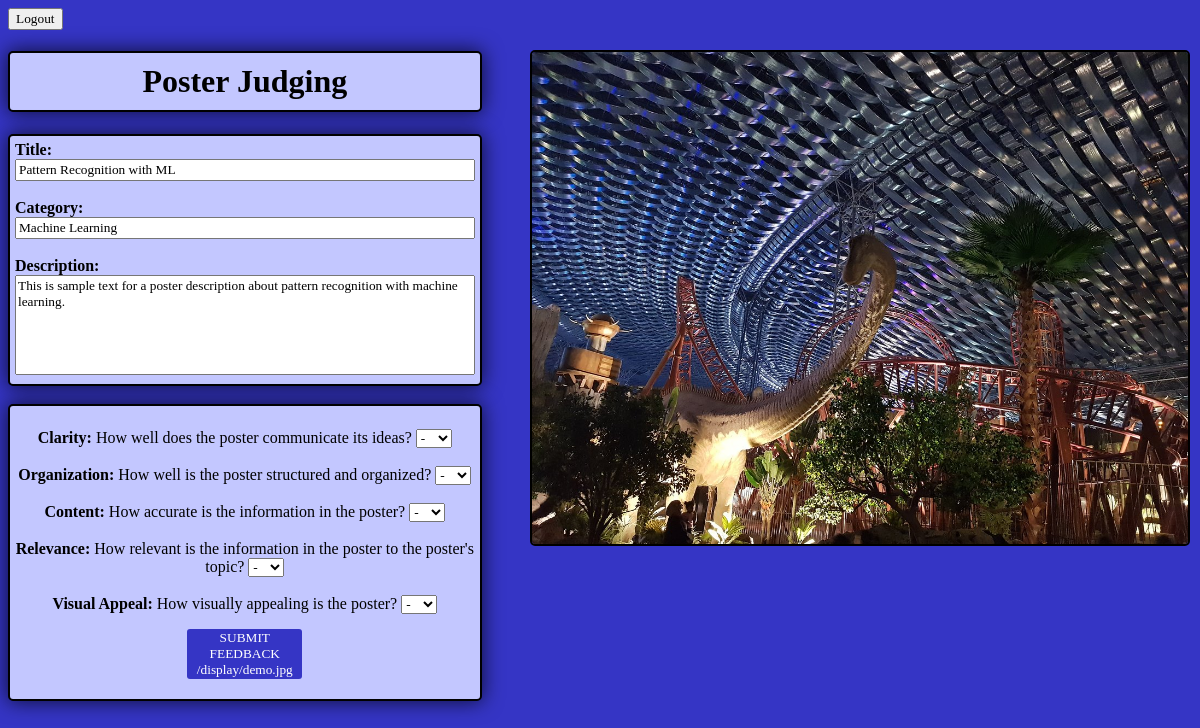
The page /judge/posters/1 on the database its author committed.
### tables this page shows
CREATE TABLE posters(poster_id INTEGER PRIMARY KEY AUTOINCREMENT, poster_title STRING NOT NULL, poster_emails STRING NOT NULL, poster_category STRING NOT NULL, poster_description STRING, poster_image BLOB, is_rated STRING);

### main.py (the view, shortened to what this page needs)
@app.route('/judge/posters/<posterID>', methods=('GET', 'POST'))
def rate_poster(posterID):
    if request.method == 'GET':
        conn = poster_db()
        poster = conn.execute('SELECT * FROM posters WHERE poster_id = ?', (posterID,)).fetchone()
        conn.close()
        print('displaying poster with id:', posterID)
        return render_template('judge_poster.html', poster=poster)

### main.py (called while the page is built)
def poster_db():
    conn = sqlite3.connect('PosterDatabase.db')
    conn.row_factory = sqlite3.Row
    return conn

### templates/judge_poster.html (shortened to what this page needs)
<!DOCTYPE html>
<html lang="en-US">
<head>
    <link rel="stylesheet" href="{{url_for('static', filename='judge_style.css')}}">
</head>
<body>
    <a href="{{url_for('index')}}">
        <button>
            Logout
        </button>
    </a>
    <h1>Poster Judging</h1>
    {% block content %}
    <div>
        <label for="title"><b>Title:</b></label>
        <br>
        <input type="text" id="title" name="title" value="{{poster['poster_title']}}" readonly><br><br>
        <label for="category"><b>Category:</b></label>
        <br>
        <input type="text" id="category" name="category" value="{{poster['poster_category']}}"  readonly><br><br>
        <label for="description"><b>Description:</b></label>
        <br>
        <textarea id="description" name="description" readonly>{{poster['poster_description']}}</textarea>
    </div>
    {% endblock %}
    <br>
    <form method='post'>
        <label for="clarity">
            <br><b>Clarity:</b>
            How well does the poster communicate its ideas?
        </label>
        <select name="clarity" id="clarity" required>
            <option value="" disabled selected hidden>-</option>
        </select>
        <br><br>
        <label for="organization">
            <b>Organization:</b>
            How well is the poster structured and organized?
        </label>
        <select name="organization" id="organization" required>
            <option value="" disabled selected hidden>-</option>
        </select>
        <br><br>
        <label for="content">
            <b>Content:</b>
            How accurate is the information in the poster?
        </label>
        <select name="content" id="content" required>
            <option value="" disabled selected hidden>-</option>
        </select>
        <br><br>
        <label for="relevance">
            <b>Relevance:</b>
            How relevant is the information in the poster to the poster's topic?
        </label>
        <select name="relevance" id="relevance" required>
            <option value="" disabled selected hidden>-</option>
        </select>
        <br><br>
        <label for="visual appeal">
            <b>Visual Appeal:</b>
            How visually appealing is the poster?
        </label>
        <select name="visuals" id="visual appeal" required>
            <option value="" disabled selected hidden>-</option>
        </select>
        <br>
        <a href="{{url_for('posters')}}">
            <button>
                SUBMIT FEEDBACK {{url_for('display_image', filename='demo.jpg')}}
            </button>
        </a>
    </form>
    <br>
    <img src="{{url_for('display_image', filename='demo.jpg')}}" alt="THE CONTESTANT'S POSTER WILL GO HERE IN THIS BOX">
    <br>
</body>
</html>

### static/judge_style.css (style rules this page uses)
* { font-family: 'Times New Roman', Times, serif; box-sizing: border-box; }
body { background-color: #3535c5; color: white; }
h1 { background-color: #c3c7ff; color: #000000; border: solid black 2px; border-radius: 5px; box-shadow: rgb(0, 0, 0, .7) 0 0 20px 1px; width: 40%; padding: 10px; text-align: center; }
div { background-color: #c3c7ff; color: black; border: solid black 2px; border-radius: 5px; box-shadow: rgb(0, 0, 0, .7) 0 0 20px 1px; width: 40%; padding: 5px; text-align: left; }
input { width: 100%; height: fit-content; }
textarea { width: 100%; overflow-y: scroll; height: 100px; resize: none; }
form { background-color: #c3c7ff; color: black; border: solid black 2px; border-radius: 5px; box-shadow: rgb(0, 0, 0, .7) 0 0 20px 1px; width: 40%; padding: 5px; text-align: center; }
form button { background-color: #3535c5; color: white; border: black 5px; border-radius: 3px; margin: 15px auto; height: 50px; width: 25%; }
img { border: 2px solid black; border-radius: 5px; position: absolute; width: 55%; top: 50px; right: 10px; }

### rows shown on the page
posters: title "Pattern Recognition with ML", category "Machine Learning", description "This is sample text for a poster description about pattern recognition with machine learning."

### other values the page prints
{{ url_for('display_image', filename='demo.jpg') }} "/display/demo.jpg"
